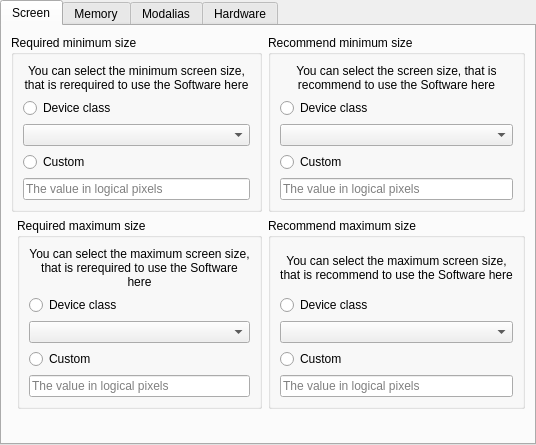
<?xml version="1.0" encoding="UTF-8"?>
<ui version="4.0">
 <class>RelationsWidget</class>
 <widget class="QWidget" name="RelationsWidget">
  <property name="geometry">
   <rect>
    <x>0</x>
    <y>0</y>
    <width>536</width>
    <height>445</height>
   </rect>
  </property>
  <property name="windowTitle">
   <string notr="true">RelationsWidget</string>
  </property>
  <layout class="QVBoxLayout" name="verticalLayout">
   <property name="leftMargin">
    <number>0</number>
   </property>
   <property name="topMargin">
    <number>0</number>
   </property>
   <property name="rightMargin">
    <number>0</number>
   </property>
   <property name="bottomMargin">
    <number>0</number>
   </property>
   <item>
    <widget class="QTabWidget" name="main_tab_widget">
     <property name="currentIndex">
      <number>0</number>
     </property>
     <widget class="QWidget" name="tab">
      <attribute name="title">
       <string>Screen</string>
      </attribute>
      <layout class="QGridLayout" name="gridLayout">
       <item row="3" column="1">
        <widget class="QGroupBox" name="groupBox_2">
         <property name="title">
          <string>Required maximum size</string>
         </property>
         <layout class="QVBoxLayout" name="verticalLayout_3">
          <item>
           <widget class="QLabel" name="label_2">
            <property name="text">
             <string>You can select the maximum screen size, that is rerequired to use the Software here</string>
            </property>
            <property name="alignment">
             <set>Qt::AlignCenter</set>
            </property>
            <property name="wordWrap">
             <bool>true</bool>
            </property>
           </widget>
          </item>
          <item>
           <widget class="QRadioButton" name="rad_screen_device_class_le_requires">
            <property name="text">
             <string>Device class</string>
            </property>
           </widget>
          </item>
          <item>
           <widget class="QComboBox" name="box_screen_device_class_le_requires"/>
          </item>
          <item>
           <widget class="QRadioButton" name="rad_screen_custom_le_requires">
            <property name="text">
             <string>Custom</string>
            </property>
           </widget>
          </item>
          <item>
           <widget class="QLineEdit" name="edit_screen_custom_le_requires">
            <property name="placeholderText">
             <string>The value in logical pixels</string>
            </property>
           </widget>
          </item>
         </layout>
        </widget>
       </item>
       <item row="3" column="2">
        <widget class="QGroupBox" name="groupBox_3">
         <property name="title">
          <string>Recommend maximum size</string>
         </property>
         <layout class="QVBoxLayout" name="verticalLayout_4">
          <item>
           <widget class="QLabel" name="label_3">
            <property name="text">
             <string>You can select the maximum screen size, that is recommend to use the Software here</string>
            </property>
            <property name="alignment">
             <set>Qt::AlignCenter</set>
            </property>
            <property name="wordWrap">
             <bool>true</bool>
            </property>
           </widget>
          </item>
          <item>
           <widget class="QRadioButton" name="rad_screen_device_class_le_recommends">
            <property name="text">
             <string>Device class</string>
            </property>
           </widget>
          </item>
          <item>
           <widget class="QComboBox" name="box_screen_device_class_le_recommends"/>
          </item>
          <item>
           <widget class="QRadioButton" name="rad_screen_custom_le_recommends">
            <property name="text">
             <string>Custom</string>
            </property>
           </widget>
          </item>
          <item>
           <widget class="QLineEdit" name="edit_screen_custom_le_recommends">
            <property name="placeholderText">
             <string>The value in logical pixels</string>
            </property>
           </widget>
          </item>
         </layout>
        </widget>
       </item>
       <item row="0" column="2">
        <widget class="QGroupBox" name="groupBox_4">
         <property name="title">
          <string>Recommend minimum size</string>
         </property>
         <layout class="QVBoxLayout" name="verticalLayout_5">
          <item>
           <widget class="QLabel" name="label_4">
            <property name="text">
             <string>You can select the screen size, that is recommend to use the Software here</string>
            </property>
            <property name="alignment">
             <set>Qt::AlignCenter</set>
            </property>
            <property name="wordWrap">
             <bool>true</bool>
            </property>
           </widget>
          </item>
          <item>
           <widget class="QRadioButton" name="rad_screen_device_class_ge_recommends">
            <property name="text">
             <string>Device class</string>
            </property>
           </widget>
          </item>
          <item>
           <widget class="QComboBox" name="box_screen_device_class_ge_recommends"/>
          </item>
          <item>
           <widget class="QRadioButton" name="rad_screen_custom_ge_recommends">
            <property name="text">
             <string>Custom</string>
            </property>
           </widget>
          </item>
          <item>
           <widget class="QLineEdit" name="edit_screen_custom_ge_recommends">
            <property name="placeholderText">
             <string>The value in logical pixels</string>
            </property>
           </widget>
          </item>
         </layout>
        </widget>
       </item>
       <item row="0" column="0" colspan="2">
        <widget class="QGroupBox" name="groupBox">
         <property name="title">
          <string>Required minimum size</string>
         </property>
         <layout class="QVBoxLayout" name="verticalLayout_2">
          <item>
           <widget class="QLabel" name="label">
            <property name="text">
             <string>You can select the minimum screen size, that is rerequired to use the Software here</string>
            </property>
            <property name="alignment">
             <set>Qt::AlignCenter</set>
            </property>
            <property name="wordWrap">
             <bool>true</bool>
            </property>
           </widget>
          </item>
          <item>
           <widget class="QRadioButton" name="rad_screen_device_class_ge_requires">
            <property name="text">
             <string>Device class</string>
            </property>
           </widget>
          </item>
          <item>
           <widget class="QComboBox" name="box_screen_device_class_ge_requires"/>
          </item>
          <item>
           <widget class="QRadioButton" name="rad_screen_custom_ge_requires">
            <property name="text">
             <string>Custom</string>
            </property>
           </widget>
          </item>
          <item>
           <widget class="QLineEdit" name="edit_screen_custom_ge_requires">
            <property name="placeholderText">
             <string>The value in logical pixels</string>
            </property>
           </widget>
          </item>
         </layout>
        </widget>
       </item>
       <item row="4" column="2">
        <spacer name="verticalSpacer">
         <property name="orientation">
          <enum>Qt::Vertical</enum>
         </property>
         <property name="sizeHint" stdset="0">
          <size>
           <width>20</width>
           <height>40</height>
          </size>
         </property>
        </spacer>
       </item>
       <item row="4" column="1">
        <spacer name="verticalSpacer_2">
         <property name="orientation">
          <enum>Qt::Vertical</enum>
         </property>
         <property name="sizeHint" stdset="0">
          <size>
           <width>20</width>
           <height>40</height>
          </size>
         </property>
        </spacer>
       </item>
      </layout>
     </widget>
     <widget class="QWidget" name="tab_2">
      <attribute name="title">
       <string>Memory</string>
      </attribute>
      <layout class="QVBoxLayout" name="verticalLayout_6">
       <item>
        <widget class="QLabel" name="label_5">
         <property name="text">
          <string>You can define the required and recommend RAM size for the Software here</string>
         </property>
         <property name="alignment">
          <set>Qt::AlignCenter</set>
         </property>
         <property name="wordWrap">
          <bool>true</bool>
         </property>
        </widget>
       </item>
       <item>
        <layout class="QGridLayout" name="gridLayout_2">
         <item row="0" column="0">
          <widget class="QLabel" name="label_6">
           <property name="text">
            <string>Required:</string>
           </property>
          </widget>
         </item>
         <item row="0" column="2">
          <widget class="QLabel" name="label_7">
           <property name="text">
            <string>Bytes</string>
           </property>
          </widget>
         </item>
         <item row="0" column="1">
          <widget class="QLineEdit" name="edit_memory_requires"/>
         </item>
         <item row="1" column="0">
          <widget class="QLabel" name="label_8">
           <property name="text">
            <string>Recommend:</string>
           </property>
          </widget>
         </item>
         <item row="1" column="1">
          <widget class="QLineEdit" name="edit_memory_recommends"/>
         </item>
         <item row="1" column="2">
          <widget class="QLabel" name="label_9">
           <property name="text">
            <string>Bytes</string>
           </property>
          </widget>
         </item>
        </layout>
       </item>
       <item>
        <spacer name="verticalSpacer_3">
         <property name="orientation">
          <enum>Qt::Vertical</enum>
         </property>
         <property name="sizeHint" stdset="0">
          <size>
           <width>20</width>
           <height>40</height>
          </size>
         </property>
        </spacer>
       </item>
      </layout>
     </widget>
     <widget class="QWidget" name="tab_4">
      <attribute name="title">
       <string>Modalias</string>
      </attribute>
      <layout class="QVBoxLayout" name="verticalLayout_8">
       <item>
        <widget class="QLabel" name="label_11">
         <property name="text">
          <string>Check for specific hardware to be present via its modalias. The modalias may contain a wildcard expression.</string>
         </property>
         <property name="alignment">
          <set>Qt::AlignCenter</set>
         </property>
         <property name="wordWrap">
          <bool>true</bool>
         </property>
         <property name="openExternalLinks">
          <bool>true</bool>
         </property>
        </widget>
       </item>
       <item>
        <widget class="QTableWidget" name="modalias_table">
         <column>
          <property name="text">
           <string>Type</string>
          </property>
         </column>
         <column>
          <property name="text">
           <string>Modalias</string>
          </property>
         </column>
         <column>
          <property name="text">
           <string>Remove</string>
          </property>
         </column>
        </widget>
       </item>
       <item>
        <widget class="QPushButton" name="button_modalias_add">
         <property name="text">
          <string>Add</string>
         </property>
        </widget>
       </item>
      </layout>
     </widget>
     <widget class="QWidget" name="tab_3">
      <attribute name="title">
       <string>Hardware</string>
      </attribute>
      <layout class="QVBoxLayout" name="verticalLayout_7">
       <item>
        <widget class="QLabel" name="label_10">
         <property name="text">
          <string>If the Software need special hardware e.g. a configuration tool for a special Notebook, you can define that here. The hardware is identified with its Computer Hardware ID (CHID).</string>
         </property>
         <property name="alignment">
          <set>Qt::AlignCenter</set>
         </property>
         <property name="wordWrap">
          <bool>true</bool>
         </property>
        </widget>
       </item>
       <item>
        <widget class="QTableWidget" name="hardware_table">
         <column>
          <property name="text">
           <string>Type</string>
          </property>
         </column>
         <column>
          <property name="text">
           <string>CHID</string>
          </property>
         </column>
         <column>
          <property name="text">
           <string>Remove</string>
          </property>
         </column>
        </widget>
       </item>
       <item>
        <widget class="QPushButton" name="button_hardware_add">
         <property name="text">
          <string>Add</string>
         </property>
        </widget>
       </item>
      </layout>
     </widget>
    </widget>
   </item>
  </layout>
 </widget>
 <resources/>
 <connections/>
</ui>
